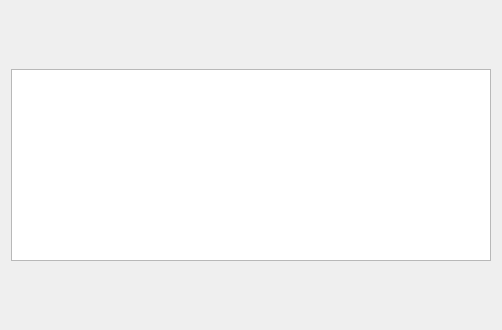
<?xml version="1.0" encoding="UTF-8"?>
<ui version="4.0">
 <class>ServiceMonitorManagerWindow</class>
 <widget class="QWidget" name="ServiceMonitorManagerWindow">
  <property name="geometry">
   <rect>
    <x>0</x>
    <y>0</y>
    <width>502</width>
    <height>330</height>
   </rect>
  </property>
  <layout class="QFormLayout" name="formLayout">
   <item row="0" column="0" colspan="2">
    <widget class="QTableView" name="interfaceList">
     <property name="maximumSize">
      <size>
       <width>484</width>
       <height>192</height>
      </size>
     </property>
    </widget>
   </item>
  </layout>
 </widget>
 <resources/>
 <connections/>
</ui>
